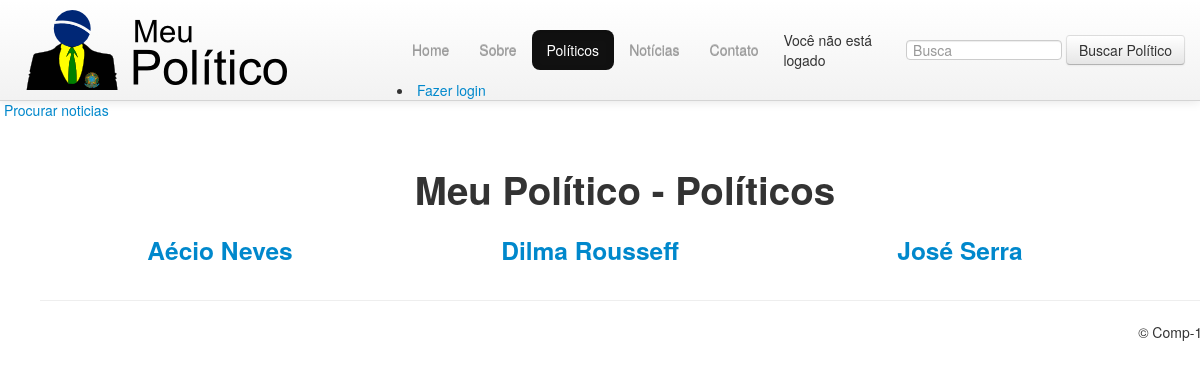
The app's page /politicians/ with its own data.
### politicians/models.py (models this page shows, shortened)
class Politician(models.Model):
    name = models.CharField(max_length=100)
    party = models.ForeignKey(Party)

### politicians/views.py (the view)
# urls.py: url(r'', include('politicians.urls')),
def politicians(request):
    politicians_list = Politician.objects.all().order_by('name')
    context = {'politicians_list': politicians_list}
    return render(request, 'politicians/politicians.html', context)

### politicians/templates/politicians/politicians.html (shortened to what this page needs)
{% extends "politicians/base.html" %}
{% block content %}
<h1 id="heading_text">Meu Político - Políticos</h1>
{% if politicians_list %}
    <ul>
    {% for politician in politicians_list %}
    	{% if forloop.counter0|divisibleby:"3" %}
    		<div class="row">
    	{% endif %}
    	<div class="span4">
    		<h3 class="title_text"> <a href="{% url 'politician_profile' politician.id %}">{{ politician.name }}</a></h3>
    	</div>
    	{% if forloop.counter|divisibleby:"3" %}
    		</div>
    	{% endif %}
    {% endfor %}
    </ul>
{% else %}
    <p>Nenhum político cadastrado.</p>
{% endif %}
{% endblock %}

### politicians/static/politicians/css/custom.css (style rules this page uses)
#heading_text { text-align: center; }
.title_text { text-align: center; }

### records on screen
Politician: name "Aécio Neves"
Politician: name "Dilma Rousseff"
Politician: name "José Serra"
